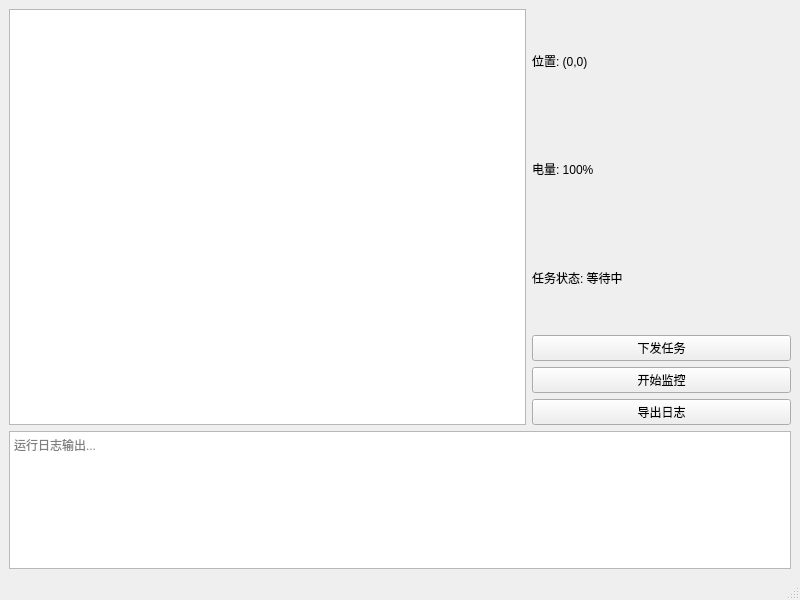
<?xml version="1.0" encoding="UTF-8"?>
<ui version="4.0">
 <class>MainWindow</class>
 <widget class="QMainWindow" name="MainWindow">
  <property name="geometry">
   <rect>
    <x>0</x>
    <y>0</y>
    <width>800</width>
    <height>600</height>
   </rect>
  </property>
  <property name="windowTitle">
   <string>任务调度与监控系统</string>
  </property>
  <widget class="QWidget" name="centralwidget">
   <layout class="QVBoxLayout" name="verticalLayout" stretch="3,1">
    <item>
     <layout class="QHBoxLayout" name="horizontalLayoutTop" stretch="2,1">
      <!-- 左侧地图视图 -->
      <item>
       <widget class="QGraphicsView" name="graphicsViewMap"/>
      </item>
      <!-- 右侧状态信息与按钮 -->
      <item>
       <layout class="QVBoxLayout" name="rightPanelLayout">
        <item>
         <widget class="QLabel" name="labelStatus">
          <property name="text">
           <string>位置: (0,0)</string>
          </property>
         </widget>
        </item>
        <item>
         <widget class="QLabel" name="labelBattery">
          <property name="text">
           <string>电量: 100%</string>
          </property>
         </widget>
        </item>
        <item>
         <widget class="QLabel" name="labelTaskState">
          <property name="text">
           <string>任务状态: 等待中</string>
          </property>
         </widget>
        </item>
        <item>
         <widget class="QPushButton" name="btnSendTask">
          <property name="text">
           <string>下发任务</string>
          </property>
         </widget>
        </item>
        <item>
         <widget class="QPushButton" name="btnStartMonitor">
          <property name="text">
           <string>开始监控</string>
          </property>
         </widget>
        </item>
        <item>
         <widget class="QPushButton" name="btnExportLog">
          <property name="text">
           <string>导出日志</string>
          </property>
         </widget>
        </item>
       </layout>
      </item>
     </layout>
    </item>
    <!-- 底部日志输出 -->
    <item>
     <widget class="QPlainTextEdit" name="plainTextLog">
      <property name="readOnly">
       <bool>true</bool>
      </property>
      <property name="placeholderText">
       <string>运行日志输出...</string>
      </property>
     </widget>
    </item>
   </layout>
  </widget>
  <widget class="QMenuBar" name="menubar"/>
  <widget class="QStatusBar" name="statusbar"/>
 </widget>
 <resources/>
 <connections/>
</ui>
